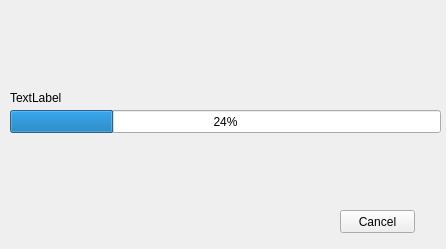
<?xml version="1.0" encoding="UTF-8"?>
<ui version="4.0">
 <class>ProgressBarGui</class>
 <widget class="QWidget" name="ProgressBarGui">
  <property name="geometry">
   <rect>
    <x>0</x>
    <y>0</y>
    <width>446</width>
    <height>249</height>
   </rect>
  </property>
  <property name="windowTitle">
   <string>Form</string>
  </property>
  <widget class="QProgressBar" name="progressBar">
   <property name="geometry">
    <rect>
     <x>10</x>
     <y>110</y>
     <width>431</width>
     <height>23</height>
    </rect>
   </property>
   <property name="value">
    <number>24</number>
   </property>
  </widget>
  <widget class="QLabel" name="status_label">
   <property name="geometry">
    <rect>
     <x>10</x>
     <y>90</y>
     <width>421</width>
     <height>16</height>
    </rect>
   </property>
   <property name="text">
    <string>TextLabel</string>
   </property>
  </widget>
  <widget class="QPushButton" name="pushButton">
   <property name="geometry">
    <rect>
     <x>340</x>
     <y>210</y>
     <width>75</width>
     <height>23</height>
    </rect>
   </property>
   <property name="text">
    <string>Cancel</string>
   </property>
  </widget>
  <widget class="QLabel" name="label_3">
   <property name="geometry">
    <rect>
     <x>0</x>
     <y>0</y>
     <width>581</width>
     <height>81</height>
    </rect>
   </property>
   <property name="pixmap">
    <pixmap>../../../../../python-logo.gif</pixmap>
   </property>
  </widget>
 </widget>
 <resources/>
 <connections/>
</ui>
